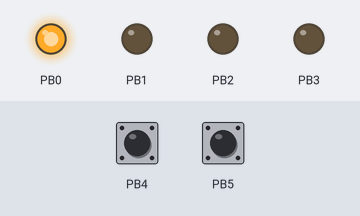
This sketch was run on a simulated ATtiny85, built for the host (arithmetic inside an expression is 32-bit, double 64-bit). Parts: output pins drawn as LEDs (lit = HIGH). The test bench sets the inputs (shaded band); at power-on: PB4 HIGH, PB5 HIGH.

Above: at 0.1 s.
Timing chart, 0 to 1.6 s (numbered marks = the images above):
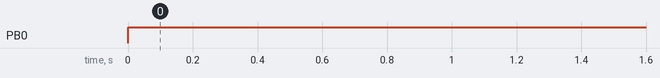

The sketch:

TinyDice.ino
```cpp
// (licence header left out)
// ===================================================================================
// Libraries and Definitions
// ===================================================================================

// Libraries
#include <avr/io.h>               // for GPIO
#include <avr/sleep.h>            // for sleep mode
#include <avr/interrupt.h>        // for interrupts
#include <util/delay.h>           // for delays

// Global variables
volatile uint8_t pips = 0;        // current number of pips

// ===================================================================================
// Main Function
// ===================================================================================

int main(void) {
  // Local variables
  uint8_t matrix[] = {0b00110001, // 1
                      0b00110100, // 2
                      0b00110011, // 3
                      0b00110110, // 4
                      0b00110111, // 5
                      0b00111110};// 6 - for converting pips to pins

  // Setup pins
  DDRB   = 0b00001111;            // PB0 - PB3 as output, PB4 input
  PORTB  = 0b00110001;            // pull-up for PB4/5; LED7 on

  // Setup timer/counter
  TCCR0A = 0b00000000;            // no output
  TCCR0B = 0b00000011;            // set prescaler to 64
  TIMSK0 = 0b00000010;            // enable timer overflow interrupt

  // Setup pin change interrupt
  GIMSK  = 0b00100000;            // turn on pin change interrupts
  PCMSK  = 0b00010000;            // pin change interrupt on button pin
  SREG  |= 0b10000000;            // enable global interrupts

  // Disable unused peripherals and set sleep mode to save power
  ACSR   = 0b10000000;            // disable analog comperator
  PRR    = 0b00000001;            // shut down ADC
  set_sleep_mode(SLEEP_MODE_IDLE);// set sleep mode to IDLE

  // Loop
  while(1) {
    sleep_mode();                         // go to sleep
    if(~PINB & 0b00010000) {              // if button pressed:
      for(uint8_t i = 0; i < 16; i++) {   // roll the dice
        uint8_t del = (i << 4);           // increasing delay between pip-shows
        while(del--) _delay_ms(1);        // set the delay
        PORTB = matrix[pips];             // show current number of pips
      }
      while(~PINB & 0b00010000);          // wait for button released
      _delay_ms(10);                      // debounce
    }
  }
}

// ===================================================================================
// Interrupt Service Routines
// ===================================================================================

// Timer0 overflow interrupt service routine
ISR(TIM0_OVF_vect) {
  if(++pips > 5) pips = 0;        // cycle number of pips on every timer overflow
}

// Pin change interrupt service routine
EMPTY_INTERRUPT(PCINT0_vect);     // nothing to be done here, just wake up from sleep
```

Measured:
- by itself, PB0: LOW → HIGH at 0.00 s
